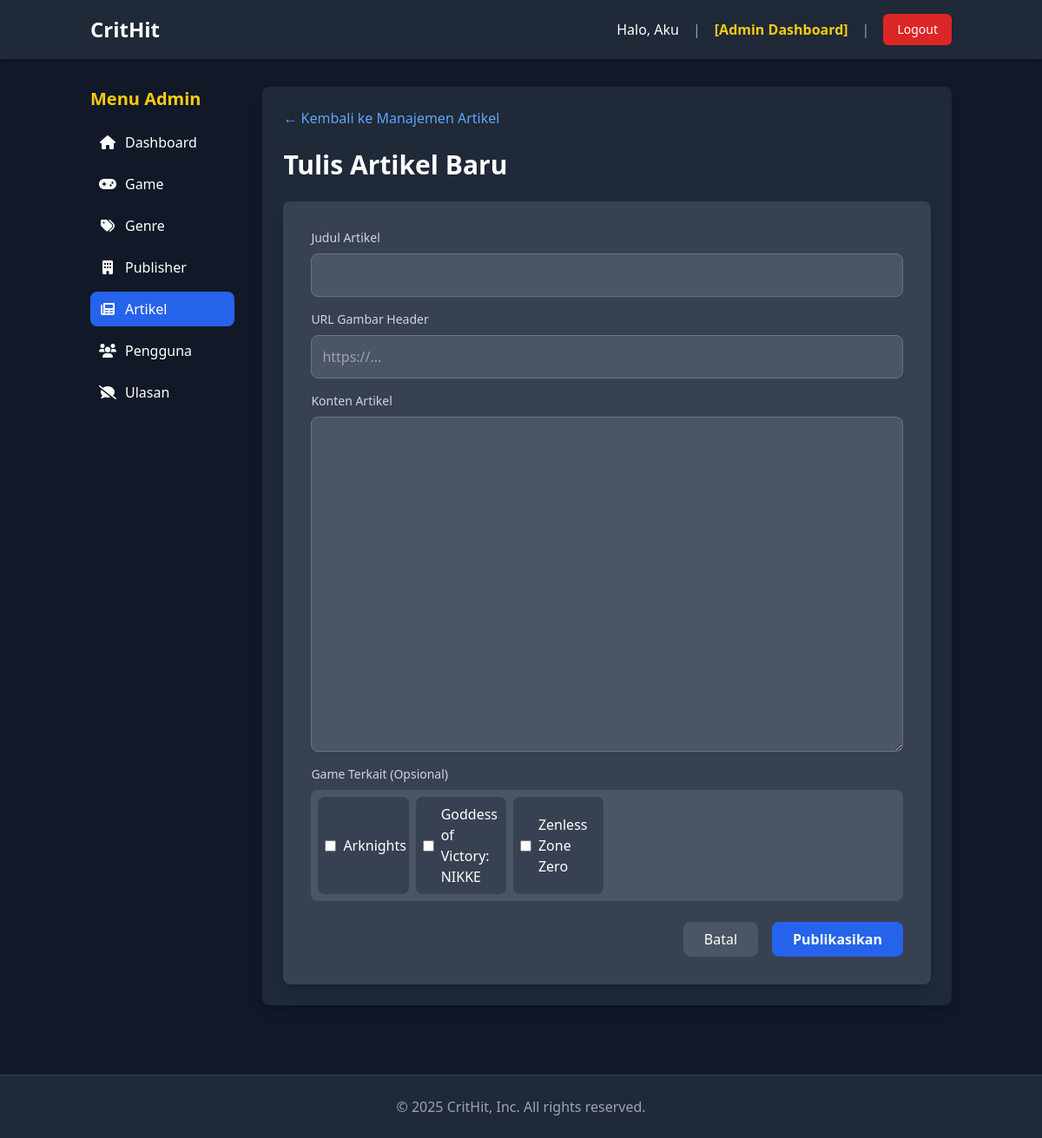
The page /admin/index.php?page=article_tambah (signed in) on the database its author committed.
### tables this page shows
CREATE TABLE `games` (
  `id` int(11) NOT NULL,
  `title` varchar(255) NOT NULL,
  `description` text DEFAULT NULL,
  `release_date` date DEFAULT NULL,
  `image_url` varchar(255) DEFAULT NULL,
  `created_at` timestamp NOT NULL DEFAULT current_timestamp()
);

### admin/article/article_tambah.php (the view, shortened to what this page needs)
<?php
$title = '';
$content = '';
$image_url = '';
$posted_games = [];
$errors = [];
$all_games = [];
try {
    $stmt_games = $pdo->query("SELECT id, title FROM games ORDER BY title ASC");
    $all_games = $stmt_games->fetchAll();
} catch (PDOException $e) {
    $errors[] = "Error mengambil data game: " . $e->getMessage();
}
?>
<a href="index.php?page=manage_articles" class="text-blue-400 hover:text-blue-300 mb-6 inline-block">&larr; Kembali ke Manajemen Artikel</a>
<h1 class="text-3xl font-bold mb-6">Tulis Artikel Baru</h1>
<div class="bg-gray-700 rounded-lg shadow-lg p-8">
    <form action="index.php?page=article_tambah" method="POST">
        <div class="mb-4">
            <label for="title" class="block text-sm font-medium text-gray-300 mb-2">Judul Artikel</label>
            <input type="text" id="title" name="title"
                   value="<?php echo htmlspecialchars($title); ?>"
                   class="block w-full p-3 rounded-lg bg-gray-600 border border-gray-500" required>
        </div>
        <div class="mb-4">
            <label for="image_url" class="block text-sm font-medium text-gray-300 mb-2">URL Gambar Header</label>
            <input type="text" id="image_url" name="image_url"
                   value="<?php echo htmlspecialchars($image_url); ?>"
                   class="block w-full p-3 rounded-lg bg-gray-600 border border-gray-500" placeholder="https://...">
        </div>
        <div class="mb-4">
            <label for="content" class="block text-sm font-medium text-gray-300 mb-2">Konten Artikel</label>
            <textarea id="content" name="content" rows="15"
                      class="block w-full p-3 rounded-lg bg-gray-600 border border-gray-500"
                      required><?php echo htmlspecialchars($content); ?></textarea>
        </div>
        <div class="mb-6">
            <label class="block text-sm font-medium text-gray-300 mb-2">Game Terkait (Opsional)</label>
            <div class="grid grid-cols-3 sm:grid-cols-4 md:grid-cols-6 gap-2 max-h-48 overflow-y-auto bg-gray-600 p-2 rounded-lg">
                <?php foreach ($all_games as $game): ?>
                    <?php $is_checked = in_array($game['id'], $posted_games); ?>
                    <label class="flex items-center space-x-2 bg-gray-700 p-2 rounded-lg">
                        <input type="checkbox" name="games[]" value="<?php echo $game['id']; ?>"
                               class="rounded" <?php if ($is_checked) echo 'checked'; ?>>
                        <span><?php echo htmlspecialchars($game['title']); ?></span>
                    </label>
                <?php endforeach; ?>
            </div>
        </div>
        <div class="flex justify-end space-x-4 mt-6">
            <a href="index.php?page=manage_articles" class="bg-gray-600 text-white px-6 py-2 rounded-lg hover:bg-gray-500">
                Batal
            </a>
            <button type="submit" class="bg-blue-600 text-white px-6 py-2 rounded-lg font-bold hover:bg-blue-700">
                Publikasikan
            </button>
        </div>
    </form>
</div>

### rows shown on the page
games: title "Arknights"
games: title "Goddess of Victory: NIKKE"
games: title "Zenless Zone Zero"

### other values the page prints
$user_name "Aku"
